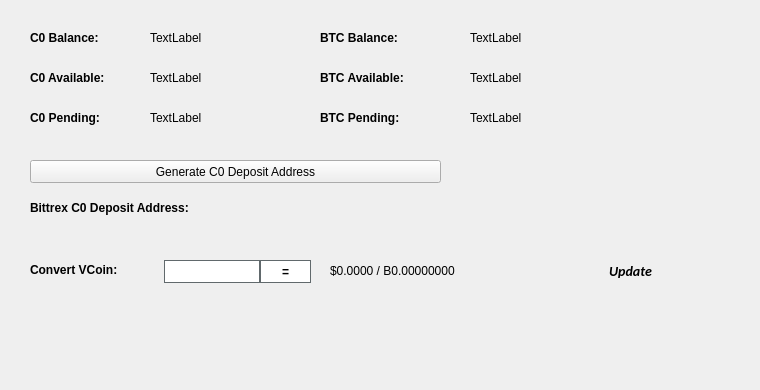
   <widget class="QWidget" name="BalanceTab">
    <attribute name="title">
     <string>Balance</string>
    </attribute>
    <widget class="QLabel" name="BitcoinBalanceLabel">
     <property name="geometry">
      <rect>
       <x>470</x>
       <y>30</y>
       <width>150</width>
       <height>16</height>
      </rect>
     </property>
     <property name="text">
      <string>TextLabel</string>
     </property>
    </widget>
    <widget class="QLabel" name="C0BalanceLabel">
     <property name="geometry">
      <rect>
       <x>150</x>
       <y>30</y>
       <width>150</width>
       <height>16</height>
      </rect>
     </property>
     <property name="text">
      <string>TextLabel</string>
     </property>
    </widget>
    <widget class="QLabel" name="label_11">
     <property name="geometry">
      <rect>
       <x>30</x>
       <y>30</y>
       <width>101</width>
       <height>16</height>
      </rect>
     </property>
     <property name="font">
      <font>
       <weight>75</weight>
       <bold>true</bold>
      </font>
     </property>
     <property name="text">
      <string>C0 Balance:</string>
     </property>
    </widget>
    <widget class="QLabel" name="label_12">
     <property name="geometry">
      <rect>
       <x>320</x>
       <y>30</y>
       <width>101</width>
       <height>16</height>
      </rect>
     </property>
     <property name="font">
      <font>
       <weight>75</weight>
       <bold>true</bold>
      </font>
     </property>
     <property name="text">
      <string>BTC Balance:</string>
     </property>
    </widget>
    <widget class="QLabel" name="C0AvailableLabel_2">
     <property name="geometry">
      <rect>
       <x>150</x>
       <y>70</y>
       <width>150</width>
       <height>16</height>
      </rect>
     </property>
     <property name="text">
      <string>TextLabel</string>
     </property>
    </widget>
    <widget class="QLabel" name="label_13">
     <property name="geometry">
      <rect>
       <x>30</x>
       <y>70</y>
       <width>111</width>
       <height>16</height>
      </rect>
     </property>
     <property name="font">
      <font>
       <weight>75</weight>
       <bold>true</bold>
      </font>
     </property>
     <property name="text">
      <string>C0 Available:</string>
     </property>
    </widget>
    <widget class="QLabel" name="label_14">
     <property name="geometry">
      <rect>
       <x>30</x>
       <y>110</y>
       <width>101</width>
       <height>16</height>
      </rect>
     </property>
     <property name="font">
      <font>
       <weight>75</weight>
       <bold>true</bold>
      </font>
     </property>
     <property name="text">
      <string>C0 Pending:</string>
     </property>
    </widget>
    <widget class="QLabel" name="C0PendingLabel">
     <property name="geometry">
      <rect>
       <x>150</x>
       <y>110</y>
       <width>150</width>
       <height>16</height>
      </rect>
     </property>
     <property name="text">
      <string>TextLabel</string>
     </property>
    </widget>
    <widget class="QLabel" name="label_15">
     <property name="geometry">
      <rect>
       <x>320</x>
       <y>70</y>
       <width>111</width>
       <height>16</height>
      </rect>
     </property>
     <property name="font">
      <font>
       <weight>75</weight>
       <bold>true</bold>
      </font>
     </property>
     <property name="text">
      <string>BTC Available:</string>
     </property>
    </widget>
    <widget class="QLabel" name="BitcoinAvailableLabel">
     <property name="geometry">
      <rect>
       <x>470</x>
       <y>70</y>
       <width>150</width>
       <height>16</height>
      </rect>
     </property>
     <property name="text">
      <string>TextLabel</string>
     </property>
    </widget>
    <widget class="QLabel" name="label_31">
     <property name="geometry">
      <rect>
       <x>320</x>
       <y>110</y>
       <width>111</width>
       <height>16</height>
      </rect>
     </property>
     <property name="font">
      <font>
       <weight>75</weight>
       <bold>true</bold>
      </font>
     </property>
     <property name="text">
      <string>BTC Pending:</string>
     </property>
    </widget>
    <widget class="QLabel" name="BitcoinPendingLabel">
     <property name="geometry">
      <rect>
       <x>470</x>
       <y>110</y>
       <width>150</width>
       <height>16</height>
      </rect>
     </property>
     <property name="text">
      <string>TextLabel</string>
     </property>
    </widget>
    <widget class="QLabel" name="label_33">
     <property name="geometry">
      <rect>
       <x>30</x>
       <y>200</y>
       <width>221</width>
       <height>16</height>
      </rect>
     </property>
     <property name="font">
      <font>
       <weight>75</weight>
       <bold>true</bold>
      </font>
     </property>
     <property name="text">
      <string>Bittrex C0 Deposit Address:</string>
     </property>
    </widget>
    <widget class="QPushButton" name="GenDepositBTN">
     <property name="geometry">
      <rect>
       <x>30</x>
       <y>160</y>
       <width>411</width>
       <height>23</height>
      </rect>
     </property>
     <property name="text">
      <string>Generate C0 Deposit Address</string>
     </property>
     <property name="icon">
      <iconset resource="../carbonzero.qrc">
       <normaloff>:/icons/bitcoin</normaloff>:/icons/bitcoin</iconset>
     </property>
    </widget>
    <widget class="QLabel" name="DepositAddressLabel">
     <property name="geometry">
      <rect>
       <x>200</x>
       <y>200</y>
       <width>261</width>
       <height>16</height>
      </rect>
     </property>
     <property name="palette">
      <palette>
       <active>
        <colorrole role="WindowText">
         <brush brushstyle="SolidPattern">
          <color alpha="255">
           <red>0</red>
           <green>0</green>
           <blue>0</blue>
          </color>
         </brush>
        </colorrole>
        <colorrole role="Text">
         <brush brushstyle="SolidPattern">
          <color alpha="255">
           <red>0</red>
           <green>0</green>
           <blue>255</blue>
          </color>
         </brush>
        </colorrole>
       </active>
       <inactive>
        <colorrole role="WindowText">
         <brush brushstyle="SolidPattern">
          <color alpha="255">
           <red>0</red>
           <green>0</green>
           <blue>0</blue>
          </color>
         </brush>
        </colorrole>
        <colorrole role="Text">
         <brush brushstyle="SolidPattern">
          <color alpha="255">
           <red>0</red>
           <green>0</green>
           <blue>255</blue>
          </color>
         </brush>
        </colorrole>
       </inactive>
       <disabled>
        <colorrole role="WindowText">
         <brush brushstyle="SolidPattern">
          <color alpha="255">
           <red>120</red>
           <green>120</green>
           <blue>120</blue>
          </color>
         </brush>
        </colorrole>
        <colorrole role="Text">
         <brush brushstyle="SolidPattern">
          <color alpha="255">
           <red>120</red>
           <green>120</green>
           <blue>120</blue>
          </color>
         </brush>
        </colorrole>
       </disabled>
      </palette>
     </property>
     <property name="font">
      <font>
       <weight>75</weight>
       <bold>true</bold>
      </font>
     </property>
     <property name="text">
      <string/>
     </property>
     <property name="alignment">
      <set>Qt::AlignRight|Qt::AlignTrailing|Qt::AlignVCenter</set>
     </property>
     <property name="textInteractionFlags">
      <set>Qt::LinksAccessibleByMouse|Qt::TextSelectableByKeyboard|Qt::TextSelectableByMouse</set>
     </property>
    </widget>
    <widget class="QLabel" name="label_8">
     <property name="geometry">
      <rect>
       <x>460</x>
       <y>300</y>
       <width>281</width>
       <height>81</height>
      </rect>
     </property>
     <property name="text">
      <string/>
     </property>
     <property name="pixmap">
      <pixmap>:/images/bittrex</pixmap>
     </property>
    </widget>
    <widget class="QWidget" name="widgetConversion" native="true">
     <property name="geometry">
      <rect>
       <x>0</x>
       <y>250</y>
       <width>751</width>
       <height>43</height>
      </rect>
     </property>
     <property name="minimumSize">
      <size>
       <width>0</width>
       <height>43</height>
      </size>
     </property>
     <property name="styleSheet">
      <string notr="true"/>
     </property>
     <widget class="QPushButton" name="btnUpdateMarketData">
      <property name="geometry">
       <rect>
        <x>575</x>
        <y>0</y>
        <width>111</width>
        <height>41</height>
       </rect>
      </property>
      <property name="sizePolicy">
       <sizepolicy hsizetype="Expanding" vsizetype="Expanding">
        <horstretch>0</horstretch>
        <verstretch>0</verstretch>
       </sizepolicy>
      </property>
      <property name="font">
       <font>
        <family>calibri</family>
        <pointsize>-1</pointsize>
        <weight>75</weight>
        <italic>true</italic>
        <bold>true</bold>
       </font>
      </property>
      <property name="styleSheet">
       <string notr="true">margin:0px;text-align:center;padding:2px;border-radius:3px;font-style:italic;width:100px;font-size:14px;font-family:calibri;font-weight:600;</string>
      </property>
      <property name="text">
       <string>Update</string>
      </property>
      <property name="iconSize">
       <size>
        <width>150</width>
        <height>35</height>
       </size>
      </property>
      <property name="autoDefault">
       <bool>true</bool>
      </property>
      <property name="default">
       <bool>true</bool>
      </property>
     </widget>
     <widget class="QLabel" name="lblConvertVCoin">
      <property name="geometry">
       <rect>
        <x>30</x>
        <y>10</y>
        <width>131</width>
        <height>20</height>
       </rect>
      </property>
      <property name="styleSheet">
       <string notr="true"/>
      </property>
      <property name="text">
       <string>&lt;html&gt;&lt;head/&gt;&lt;body&gt;&lt;p&gt;&lt;span style=&quot; font-weight:600;&quot;&gt;Convert VCoin:&lt;/span&gt;&lt;/p&gt;&lt;/body&gt;&lt;/html&gt;</string>
      </property>
     </widget>
     <widget class="QLineEdit" name="txtConvertVCoinQty">
      <property name="geometry">
       <rect>
        <x>160</x>
        <y>10</y>
        <width>100</width>
        <height>23</height>
       </rect>
      </property>
      <property name="minimumSize">
       <size>
        <width>100</width>
        <height>23</height>
       </size>
      </property>
      <property name="maximumSize">
       <size>
        <width>100</width>
        <height>16777215</height>
       </size>
      </property>
      <property name="styleSheet">
       <string notr="true">border: 1px solid #61696c;margin-left:4px;</string>
      </property>
     </widget>
     <widget class="QPushButton" name="btnConvertCarbonZero">
      <property name="geometry">
       <rect>
        <x>260</x>
        <y>10</y>
        <width>51</width>
        <height>23</height>
       </rect>
      </property>
      <property name="minimumSize">
       <size>
        <width>0</width>
        <height>23</height>
       </size>
      </property>
      <property name="styleSheet">
       <string notr="true">border:1px solid #61696c;background:white;font-weight:600;</string>
      </property>
      <property name="text">
       <string>=</string>
      </property>
     </widget>
     <widget class="QLabel" name="lblConvertVCoinResults">
      <property name="geometry">
       <rect>
        <x>330</x>
        <y>0</y>
        <width>201</width>
        <height>41</height>
       </rect>
      </property>
      <property name="styleSheet">
       <string notr="true"/>
      </property>
      <property name="text">
       <string>$0.0000 / B0.00000000</string>
      </property>
     </widget>
     <widget class="QLabel" name="iconOverviewUpdateWait">
      <property name="geometry">
       <rect>
        <x>670</x>
        <y>10</y>
        <width>24</width>
        <height>24</height>
       </rect>
      </property>
      <property name="text">
       <string/>
      </property>
      <property name="pixmap">
       <pixmap resource="../carbonzero.qrc">:/icons/transaction_1</pixmap>
      </property>
      <property name="scaledContents">
       <bool>true</bool>
      </property>
      <property name="alignment">
       <set>Qt::AlignCenter</set>
      </property>
     </widget>
    </widget>
   </widget>
